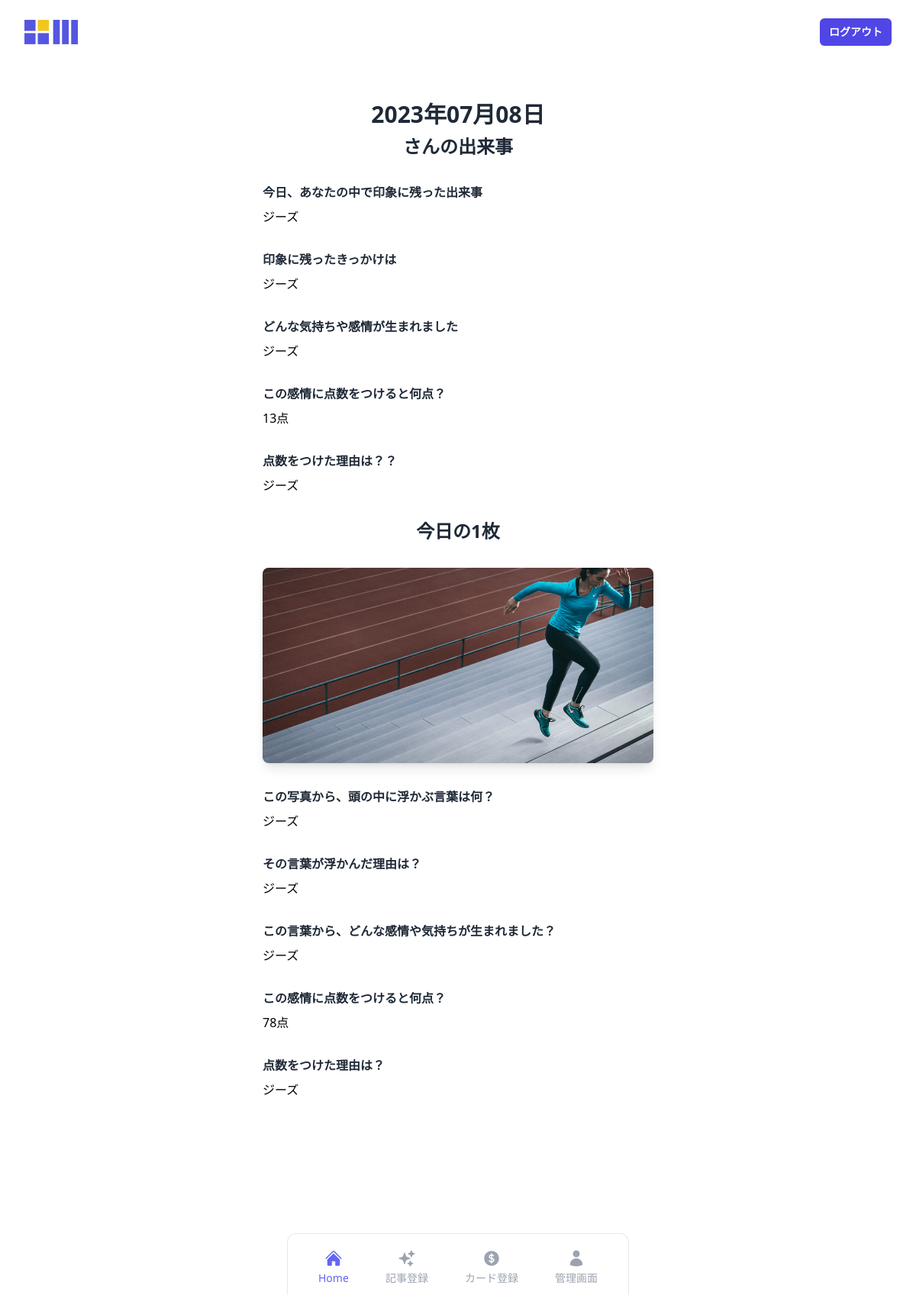
The app's page /diary-entry.php?diary_id=19 with its own data.
### tables this page shows
CREATE TABLE `dev13_diary` (
  `diary_id` int(12) NOT NULL,
  `registration_date` date NOT NULL,
  `created_date` datetime NOT NULL,
  `update_date` datetime NOT NULL,
  `today_events` text NOT NULL,
  `events_impression` text NOT NULL,
  `events_emotions` text NOT NULL,
  `events_points` int(12) NOT NULL,
  `events_points_reason` text NOT NULL,
  `select_card_filename` varchar(255) NOT NULL,
  `photo_keyword` text NOT NULL,
  `photo_keyword_reason` text NOT NULL,
  `photo_emotions` text NOT NULL,
  `photo_points` int(11) NOT NULL,
  `photo_points_reason` text NOT NULL
);

### diary-entry.php (the view, shortened to what this page needs)
<?php
$user_name = $_SESSION['user_name'];
$diary_id = $_GET["diary_id"];
$pdo = db_connect();
$sql = "SELECT * FROM dev13_diary WHERE diary_id=:diary_id";
$stmt = $pdo->prepare($sql);
$stmt->bindValue(':diary_id', $diary_id, PDO::PARAM_INT);
try {
    $status = $stmt->execute();
} catch (PDOException $e) {
    echo json_encode(["sql error" => "{$e->getMessage()}"]);
    exit();
}
if ($status == false) {
    $error = $stmt->errorInfo();
    exit("（SQLエラー）ErrorQuery:" . $error[2]);
} else {
    $row = $stmt->fetch();
}
$registration_date = $row["registration_date"];
$registration_date_format = date('Y年m月d日', strtotime($registration_date));
?>
<!DOCTYPE html>
<html lang="ja">
<head>
    <script src="https://cdn.tailwindcss.com"></script>
</head>
<body>
    <?php include('include/header.php'); ?>
    <div class="bg-white py-6 sm:py-8 lg:py-12">
        <div class="mx-auto max-w-screen-2xl px-4 md:px-8">
            <h2 class="mb-2 text-center text-2xl font-bold text-gray-800 md:mb-2 lg:text-3xl"><?= $registration_date_format ?></h2>
            <div class="mx-auto max-w-lg">
                <h3 class="mb-4 text-center text-lg font-bold text-gray-800 md:mb-8 lg:text-2xl"><?= $user_name ?>さんの出来事</h3>
                <div>
                    <h4 class="mb-2 inline-block text-sm text-gray-800 sm:text-base font-bold">今日、あなたの中で印象に残った出来事</h4>
                    <p class="md:mb-8"><?= $row["today_events"] ?></p>
                </div>
                <div>
                    <h4 class="mb-2 inline-block text-sm text-gray-800 sm:text-base font-bold">印象に残ったきっかけは</h4>
                    <p class="md:mb-8"><?= $row["events_impression"] ?></p>
                </div>
                <div>
                    <h4 class="mb-2 inline-block text-sm text-gray-800 sm:text-base font-bold">どんな気持ちや感情が生まれました
                    </h4>
                    <p class="md:mb-8"><?= $row["events_emotions"] ?></p>
                </div>
                <div>
                    <h4 class="mb-2 inline-block text-sm text-gray-800 sm:text-base font-bold">この感情に点数をつけると何点？
                    </h4>
                    <p class="md:mb-8"><?= $row["events_points"] ?>点</p>
                </div>
                <div>
                    <h4 class="mb-2 inline-block text-sm text-gray-800 sm:text-base font-bold">点数をつけた理由は？？
                    </h4>
                    <p class="md:mb-8"><?= $row["events_points_reason"] ?></p>
                </div>
                <h3 class="mb-4 text-center text-lg font-bold text-gray-800 md:mb-8 lg:text-2xl">今日の1枚</h3>
                <div>
                    <div class="h-64 overflow-hidden rounded-lg bg-gray-100 shadow-lg  md:mb-8">
                        <img src="card_images/<?= $row["select_card_filename"] ?>" loading=" lazy" alt="" class="h-full w-full object-cover object-center" />
                    </div>
                    <h4 class="mb-2 inline-block text-sm text-gray-800 sm:text-base font-bold">この写真から、頭の中に浮かぶ言葉は何？</h4>
                    <p class="md:mb-8"><?= $row["photo_keyword"] ?></p>
                </div>
                <div>
                    <h4 class="mb-2 inline-block text-sm text-gray-800 sm:text-base font-bold">その言葉が浮かんだ理由は？</h4>
                    <p class="md:mb-8"><?= $row["photo_keyword_reason"] ?></p>
                </div>
                <div>
                    <h4 class="mb-2 inline-block text-sm text-gray-800 sm:text-base font-bold">この言葉から、どんな感情や気持ちが生まれました？</h4>
                    <p class="md:mb-8"><?= $row["photo_emotions"] ?></p>
                </div>
                <div>
                    <h4 class="mb-2 inline-block text-sm text-gray-800 sm:text-base font-bold">この感情に点数をつけると何点？</h4>
                    <p class="md:mb-8"><?= $row["photo_points"] ?>点</p>
                </div>
                <div>
                    <h4 class="mb-2 inline-block text-sm text-gray-800 sm:text-base font-bold">点数をつけた理由は？</h4>
                    <p class="md:mb-8"><?= $row["photo_points_reason"] ?></p>
                </div>
            </div>
        </div>
    </div>
    <?php include('include/footer.php'); ?>
</body>
</html>

### records on screen
dev13_diary: registration_date "2023年07月08日", today_events "ジーズ", events_impression "ジーズ", events_emotions "ジーズ", events_points "13", events_points_reason "ジーズ", select_card_filename (picture), photo_keyword "ジーズ", photo_keyword_reason "ジーズ", photo_emotions "ジーズ", photo_points "78", photo_points_reason "ジーズ"
